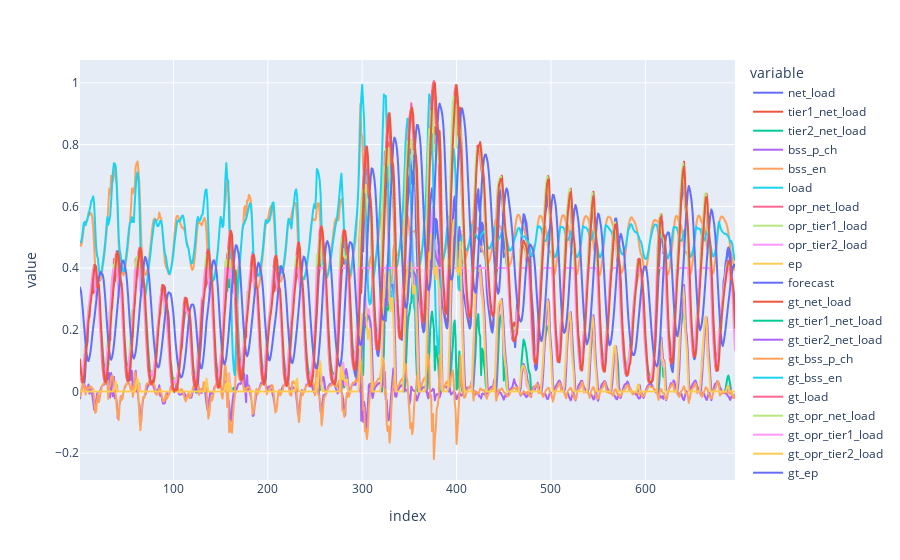

Notebook code cell kept with this figure:
### Code cell
df_op = pd.read_csv("/Users/nikolaushouben/Desktop/WattCast/results/mpc_results/1_county/Los_Angeles/RandomForest_operations.csv", index_col=0)

px.line(df_op)

### Figure 1 — Plotly figure (JSON) as saved in the notebook; plotly's stock layout.template omitted (floating-point values rounded to 4 significant figures; data arrays with more than 128 entries replaced by an {"elided": "..."} marker saying what was removed)
{"data": [{"hovertemplate": "variable=net_load<br>index=%{x}<br>value=%{y}<extra></extra>", "legendgroup": "net_load", "line": {"color": "#636efa", "dash": "solid"}, "marker": {"symbol": "circle"}, "mode": "lines", "name": "net_load", "showlegend": true, "type": "scattergl", "x": {"elided": "695 int values"}, "xaxis": "x", "y": {"elided": "695 float values"}, "yaxis": "y"}, {"hovertemplate": "variable=tier1_net_load<br>index=%{x}<br>value=%{y}<extra></extra>", "legendgroup": "tier1_net_load", "line": {"color": "#EF553B", "dash": "solid"}, "marker": {"symbol": "circle"}, "mode": "lines", "name": "tier1_net_load", "showlegend": true, "type": "scattergl", "x": {"elided": "695 int values"}, "xaxis": "x", "y": {"elided": "695 float values"}, "yaxis": "y"}, {"hovertemplate": "variable=tier2_net_load<br>index=%{x}<br>value=%{y}<extra></extra>", "legendgroup": "tier2_net_load", "line": {"color": "#00cc96", "dash": "solid"}, "marker": {"symbol": "circle"}, "mode": "lines", "name": "tier2_net_load", "showlegend": true, "type": "scattergl", "x": {"elided": "695 int values"}, "xaxis": "x", "y": {"elided": "695 float values"}, "yaxis": "y"}, {"hovertemplate": "variable=bss_p_ch<br>index=%{x}<br>value=%{y}<extra></extra>", "legendgroup": "bss_p_ch", "line": {"color": "#ab63fa", "dash": "solid"}, "marker": {"symbol": "circle"}, "mode": "lines", "name": "bss_p_ch", "showlegend": true, "type": "scattergl", "x": {"elided": "695 int values"}, "xaxis": "x", "y": {"elided": "695 float values"}, "yaxis": "y"}, {"hovertemplate": "variable=bss_en<br>index=%{x}<br>value=%{y}<extra></extra>", "legendgroup": "bss_en", "line": {"color": "#FFA15A", "dash": "solid"}, "marker": {"symbol": "circle"}, "mode": "lines", "name": "bss_en", "showlegend": true, "type": "scattergl", "x": {"elided": "695 int values"}, "xaxis": "x", "y": {"elided": "695 float values"}, "yaxis": "y"}, {"hovertemplate": "variable=load<br>index=%{x}<br>value=%{y}<extra></extra>", "legendgroup": "load", "line": {"color": "#19d3f3", "dash": "solid"}, "marker": {"symbol": "circle"}, "mode": "lines", "name": "load", "showlegend": true, "type": "scattergl", "x": {"elided": "695 int values"}, "xaxis": "x", "y": {"elided": "695 float values"}, "yaxis": "y"}, {"hovertemplate": "variable=opr_net_load<br>index=%{x}<br>value=%{y}<extra></extra>", "legendgroup": "opr_net_load", "line": {"color": "#FF6692", "dash": "solid"}, "marker": {"symbol": "circle"}, "mode": "lines", "name": "opr_net_load", "showlegend": true, "type": "scattergl", "x": {"elided": "695 int values"}, "xaxis": "x", "y": {"elided": "695 float values"}, "yaxis": "y"}, {"hovertemplate": "variable=opr_tier1_load<br>index=%{x}<br>value=%{y}<extra></extra>", "legendgroup": "opr_tier1_load", "line": {"color": "#B6E880", "dash": "solid"}, "marker": {"symbol": "circle"}, "mode": "lines", "name": "opr_tier1_load", "showlegend": true, "type": "scattergl", "x": {"elided": "695 int values"}, "xaxis": "x", "y": {"elided": "695 float values"}, "yaxis": "y"}, {"hovertemplate": "variable=opr_tier2_load<br>index=%{x}<br>value=%{y}<extra></extra>", "legendgroup": "opr_tier2_load", "line": {"color": "#FF97FF", "dash": "solid"}, "marker": {"symbol": "circle"}, "mode": "lines", "name": "opr_tier2_load", "showlegend": true, "type": "scattergl", "x": {"elided": "695 int values"}, "xaxis": "x", "y": {"elided": "695 float values"}, "yaxis": "y"}, {"hovertemplate": "variable=ep<br>index=%{x}<br>value=%{y}<extra></extra>", "legendgroup": "ep", "line": {"color": "#FECB52", "dash": "solid"}, "marker": {"symbol": "circle"}, "mode": "lines", "name": "ep", "showlegend": true, "type": "scattergl", "x": {"elided": "695 int values"}, "xaxis": "x", "y": {"elided": "695 float values"}, "yaxis": "y"}, {"hovertemplate": "variable=forecast<br>index=%{x}<br>value=%{y}<extra></extra>", "legendgroup": "forecast", "line": {"color": "#636efa", "dash": "solid"}, "marker": {"symbol": "circle"}, "mode": "lines", "name": "forecast", "showlegend": true, "type": "scattergl", "x": {"elided": "695 int values"}, "xaxis": "x", "y": {"elided": "695 float values"}, "yaxis": "y"}, {"hovertemplate": "variable=gt_net_load<br>index=%{x}<br>value=%{y}<extra></extra>", "legendgroup": "gt_net_load", "line": {"color": "#EF553B", "dash": "solid"}, "marker": {"symbol": "circle"}, "mode": "lines", "name": "gt_net_load", "showlegend": true, "type": "scattergl", "x": {"elided": "695 int values"}, "xaxis": "x", "y": {"elided": "695 float values"}, "yaxis": "y"}, {"hovertemplate": "variable=gt_tier1_net_load<br>index=%{x}<br>value=%{y}<extra></extra>", "legendgroup": "gt_tier1_net_load", "line": {"color": "#00cc96", "dash": "solid"}, "marker": {"symbol": "circle"}, "mode": "lines", "name": "gt_tier1_net_load", "showlegend": true, "type": "scattergl", "x": {"elided": "695 int values"}, "xaxis": "x", "y": {"elided": "695 float values"}, "yaxis": "y"}, {"hovertemplate": "variable=gt_tier2_net_load<br>index=%{x}<br>value=%{y}<extra></extra>", "legendgroup": "gt_tier2_net_load", "line": {"color": "#ab63fa", "dash": "solid"}, "marker": {"symbol": "circle"}, "mode": "lines", "name": "gt_tier2_net_load", "showlegend": true, "type": "scattergl", "x": {"elided": "695 int values"}, "xaxis": "x", "y": {"elided": "695 float values"}, "yaxis": "y"}, {"hovertemplate": "variable=gt_bss_p_ch<br>index=%{x}<br>value=%{y}<extra></extra>", "legendgroup": "gt_bss_p_ch", "line": {"color": "#FFA15A", "dash": "solid"}, "marker": {"symbol": "circle"}, "mode": "lines", "name": "gt_bss_p_ch", "showlegend": true, "type": "scattergl", "x": {"elided": "695 int values"}, "xaxis": "x", "y": {"elided": "695 float values"}, "yaxis": "y"}, {"hovertemplate": "variable=gt_bss_en<br>index=%{x}<br>value=%{y}<extra></extra>", "legendgroup": "gt_bss_en", "line": {"color": "#19d3f3", "dash": "solid"}, "marker": {"symbol": "circle"}, "mode": "lines", "name": "gt_bss_en", "showlegend": true, "type": "scattergl", "x": {"elided": "695 int values"}, "xaxis": "x", "y": {"elided": "695 float values"}, "yaxis": "y"}, {"hovertemplate": "variable=gt_load<br>index=%{x}<br>value=%{y}<extra></extra>", "legendgroup": "gt_load", "line": {"color": "#FF6692", "dash": "solid"}, "marker": {"symbol": "circle"}, "mode": "lines", "name": "gt_load", "showlegend": true, "type": "scattergl", "x": {"elided": "695 int values"}, "xaxis": "x", "y": {"elided": "695 float values"}, "yaxis": "y"}, {"hovertemplate": "variable=gt_opr_net_load<br>index=%{x}<br>value=%{y}<extra></extra>", "legendgroup": "gt_opr_net_load", "line": {"color": "#B6E880", "dash": "solid"}, "marker": {"symbol": "circle"}, "mode": "lines", "name": "gt_opr_net_load", "showlegend": true, "type": "scattergl", "x": {"elided": "695 int values"}, "xaxis": "x", "y": {"elided": "695 float values"}, "yaxis": "y"}, {"hovertemplate": "variable=gt_opr_tier1_load<br>index=%{x}<br>value=%{y}<extra></extra>", "legendgroup": "gt_opr_tier1_load", "line": {"color": "#FF97FF", "dash": "solid"}, "marker": {"symbol": "circle"}, "mode": "lines", "name": "gt_opr_tier1_load", "showlegend": true, "type": "scattergl", "x": {"elided": "695 int values"}, "xaxis": "x", "y": {"elided": "695 float values"}, "yaxis": "y"}, {"hovertemplate": "variable=gt_opr_tier2_load<br>index=%{x}<br>value=%{y}<extra></extra>", "legendgroup": "gt_opr_tier2_load", "line": {"color": "#FECB52", "dash": "solid"}, "marker": {"symbol": "circle"}, "mode": "lines", "name": "gt_opr_tier2_load", "showlegend": true, "type": "scattergl", "x": {"elided": "695 int values"}, "xaxis": "x", "y": {"elided": "695 float values"}, "yaxis": "y"}, {"hovertemplate": "variable=gt_ep<br>index=%{x}<br>value=%{y}<extra></extra>", "legendgroup": "gt_ep", "line": {"color": "#636efa", "dash": "solid"}, "marker": {"symbol": "circle"}, "mode": "lines", "name": "gt_ep", "showlegend": true, "type": "scattergl", "x": {"elided": "695 int values"}, "xaxis": "x", "y": {"elided": "695 float values"}, "yaxis": "y"}, {"hovertemplate": "variable=gt_forecast<br>index=%{x}<br>value=%{y}<extra></extra>", "legendgroup": "gt_forecast", "line": {"color": "#EF553B", "dash": "solid"}, "marker": {"symbol": "circle"}, "mode": "lines", "name": "gt_forecast", "showlegend": true, "type": "scattergl", "x": {"elided": "695 int values"}, "xaxis": "x", "y": {"elided": "695 float values"}, "yaxis": "y"}], "layout": {"legend": {"title": {"text": "variable"}, "tracegroupgap": 0}, "margin": {"t": 60}, "xaxis": {"anchor": "y", "domain": [0, 1], "title": {"text": "index"}}, "yaxis": {"anchor": "x", "domain": [0, 1], "title": {"text": "value"}}}}
